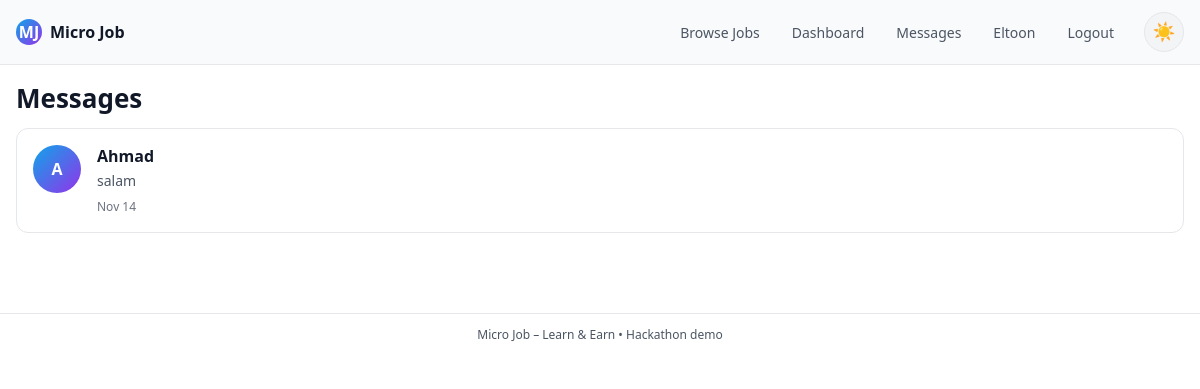
The app's page /messages (signed in) with its own data.
### app.py (models this page shows, shortened)
class User(db.Model):
    id = db.Column(db.Integer, primary_key=True)
    name = db.Column(db.String(120), nullable=False)
    email = db.Column(db.String(120), unique=True, nullable=False)
    password_hash = db.Column(db.String(200), nullable=False)
    role = db.Column(db.String(20), nullable=False)
    skills = db.Column(db.String(200))
    bio = db.Column(db.Text)
    avatar = db.Column(db.String(200))
    location = db.Column(db.String(100))
    created_at = db.Column(db.DateTime, default=datetime.utcnow)
    tasks_posted = db.relationship('Task', backref='employer', foreign_keys='Task.employer_id')
    tasks_taken  = db.relationship('Task', backref='worker', foreign_keys='Task.worker_id')
    bids = db.relationship('Bid', backref='worker', lazy=True)
    reviews_received = db.relationship('Review', backref='reviewee', foreign_keys='Review.reviewee_id')
    reviews_given = db.relationship('Review', backref='reviewer', foreign_keys='Review.reviewer_id')
    sent_messages = db.relationship('Message', backref='sender', foreign_keys='Message.sender_id')
    received_messages = db.relationship('Message', backref='receiver', foreign_keys='Message.receiver_id')

class Message(db.Model):
    id = db.Column(db.Integer, primary_key=True)
    sender_id = db.Column(db.Integer, db.ForeignKey('user.id'), nullable=False)
    receiver_id = db.Column(db.Integer, db.ForeignKey('user.id'), nullable=False)
    task_id = db.Column(db.Integer, db.ForeignKey('task.id'), nullable=True)
    content = db.Column(db.Text, nullable=False)
    is_read = db.Column(db.Boolean, default=False)
    created_at = db.Column(db.DateTime, default=datetime.utcnow)

### app.py (the view)
@app.route('/messages')
def messages():
    user = current_user()
    if not user:
        flash('Please log in to view messages.', 'error')
        return redirect(url_for('login'))
    sent_to = db.session.query(Message.receiver_id).filter_by(sender_id=user.id).distinct()
    received_from = db.session.query(Message.sender_id).filter_by(receiver_id=user.id).distinct()
    conversation_partners = set()
    for partner_id in sent_to:
        conversation_partners.add(partner_id[0])
    for partner_id in received_from:
        conversation_partners.add(partner_id[0])
    conversations = []
    for partner_id in conversation_partners:
        partner = User.query.get(partner_id)
        last_message = Message.query.filter(
            ((Message.sender_id == user.id) & (Message.receiver_id == partner_id)) |
            ((Message.sender_id == partner_id) & (Message.receiver_id == user.id))
        ).order_by(Message.created_at.desc()).first()
        unread_count = Message.query.filter_by(
            sender_id=partner_id,
            receiver_id=user.id,
            is_read=False
        ).count()
        conversations.append({
            'partner': partner,
            'last_message': last_message,
            'unread_count': unread_count
        })
    conversations.sort(key=lambda x: x['last_message'].created_at if x['last_message'] else datetime.min, reverse=True)
    return render_template('messages.html', user=user, conversations=conversations)

### app.py (called while the page is built)
def current_user():
    if 'user_id' in session:
        return User.query.get(session['user_id'])
    return None

### templates/messages.html (shortened to what this page needs)
{% extends "base.html" %}
{% block content %}
<h1>Messages</h1>
{% if conversations %}
  <div class="messages-list">
    {% for conv in conversations %}
      <a href="{{ url_for('conversation', partner_id=conv.partner.id) }}" class="conversation-item">
        <div class="conversation-avatar">
          {{ conv.partner.name[0].upper() }}
        </div>
        <div class="conversation-info">
          <div class="conversation-header">
            <strong>{{ conv.partner.name }}</strong>
          </div>
          {% if conv.last_message %}
            <p class="conversation-preview">
              {{ conv.last_message.content[:50] }}{% if conv.last_message.content|length > 50 %}...{% endif %}
            </p>
            <span class="conversation-time">
              {{ conv.last_message.created_at.strftime('%b %d') if conv.last_message.created_at else 'Recently' }}
            </span>
          {% endif %}
        </div>
      </a>
    {% endfor %}
  </div>
{% else %}
  <div class="empty-state">
    <p>No messages yet. Start a conversation from a job page!</p>
  </div>
{% endif %}
{% endblock %}

### templates/base.html (shortened to what this page needs)
<!DOCTYPE html>
<html lang="en" data-theme="dark">
<head>
  <link rel="stylesheet" href="{{ url_for('static', filename='style.css') }}">
</head>
<body>
  <header class="topbar">
    <div class="logo">
      <span class="logo-mark">MJ</span>
      <span class="logo-text">Micro Job</span>
    </div>
    <nav class="nav-links">
      <a href="{{ url_for('index') }}">Browse Jobs</a>
      {% if user %}
        <a href="{{ url_for('dashboard') }}">Dashboard</a>
        <a href="{{ url_for('messages') }}">Messages</a>
        <a href="{{ url_for('profile', user_id=user.id) }}">{{ user.name }}</a>
        <a href="{{ url_for('logout') }}">Logout</a>
      {% else %}
        <a href="{{ url_for('login') }}">Login</a>
        <a href="{{ url_for('register') }}">Sign Up</a>
      {% endif %}
      <button class="theme-toggle" id="theme-toggle" aria-label="Toggle theme">
        <span id="theme-icon">🌙</span>
      </button>
    </nav>
  </header>
  <main class="container">
    {% block content %}{% endblock %}
  </main>
  <footer class="footer">
    <span>Micro Job – Learn &amp; Earn • Hackathon demo</span>
  </footer>
</body>
</html>

### static/style.css (style rules this page uses)
:root { --bg-primary: #020617; --bg-secondary: #0f172a; --bg-tertiary: #1f2937; --text-primary: #e5e7eb; --text-secondary: #9ca3af; --text-tertiary: #6b7280; --border-color: #1f2937; --accent-primary: #38bdf8; --accent-secondary: #0ea5e9; --accent-purple: #a855f7; --accent-purple-dark: #7c3aed; --success: #22c55e; --warning: #fbbf24; --error: #ef4444; --card-bg: #020617; --card-border: #1d4ed8; --hover-bg: rgba(56, 189, 248, 0.05); --shadow: rgba(56, 189, 248, 0.1); }
[data-theme="light"] { --bg-primary: #ffffff; --bg-secondary: #f9fafb; --bg-tertiary: #f3f4f6; --text-primary: #111827; --text-secondary: #4b5563; --text-tertiary: #6b7280; --border-color: #e5e7eb; --accent-primary: #0ea5e9; --accent-secondary: #0284c7; --accent-purple: #9333ea; --accent-purple-dark: #7c3aed; --success: #16a34a; --warning: #eab308; --error: #dc2626; --card-bg: #ffffff; --card-border: #3b82f6; --hover-bg: rgba(14, 165, 233, 0.1); --shadow: rgba(0, 0, 0, 0.1); }
body { margin: 0; font-family: system-ui, -apple-system, BlinkMacSystemFont, "Segoe UI", sans-serif; background: var(--bg-primary); color: var(--text-primary); transition: background-color 0.3s ease, color 0.3s ease; }
a { color: inherit; text-decoration: none; }
.container { max-width: 960px; margin: 80px auto 40px; padding: 0 16px 40px; }
.topbar { position: fixed; top: 0; left: 0; right: 0; height: 64px; background: var(--bg-secondary); border-bottom: 1px solid var(--border-color); display: flex; align-items: center; justify-content: space-between; padding: 0 16px; z-index: 10; transition: background-color 0.3s ease, border-color 0.3s ease; }
.logo { display: flex; align-items: center; gap: 8px; }
.logo-mark { width: 26px; height: 26px; border-radius: 999px; background: linear-gradient(135deg, var(--accent-primary), var(--accent-purple)); display: flex; align-items: center; justify-content: center; font-weight: 700; font-size: 16px; color: var(--bg-primary); }
.logo-text { font-weight: 600; font-size: 16px; }
.nav-links { display: flex; align-items: center; gap: 12px; font-size: 14px; }
.nav-links a { padding: 6px 10px; border-radius: 999px; color: var(--text-secondary); transition: all 0.2s ease; }
.theme-toggle { background: var(--bg-tertiary); border: 1px solid var(--border-color); border-radius: 999px; width: 40px; height: 40px; display: flex; align-items: center; justify-content: center; cursor: pointer; transition: all 0.3s ease; margin-left: 8px; color: var(--text-primary); font-size: 18px; }
h1 { font-size: 26px; margin-bottom: 12px; }
.footer { border-top: 1px solid var(--border-color); padding: 12px 16px 18px; font-size: 12px; color: var(--text-secondary); text-align: center; background: var(--bg-primary); transition: all 0.3s ease; }
.container { max-width: 1200px; }
.messages-list { display: flex; flex-direction: column; gap: 8px; }
.conversation-item { background: var(--card-bg); border: 1px solid var(--border-color); border-radius: 12px; padding: 16px; display: flex; gap: 16px; transition: all 0.2s; }
.conversation-avatar { width: 48px; height: 48px; border-radius: 50%; background: linear-gradient(135deg, var(--accent-primary), var(--accent-purple)); display: flex; align-items: center; justify-content: center; font-weight: 700; color: var(--bg-primary); flex-shrink: 0; }
.conversation-info { flex: 1; }
.conversation-header { display: flex; justify-content: space-between; align-items: center; margin-bottom: 4px; }
.conversation-preview { color: var(--text-secondary); font-size: 14px; margin: 4px 0; }
.conversation-time { font-size: 12px; color: var(--text-tertiary); }

### records on screen
User: name "Eltoon"
User: partner "A", partner.name "Ahmad"
Message: last_message "salam", last_message.created_at "Nov 14"
